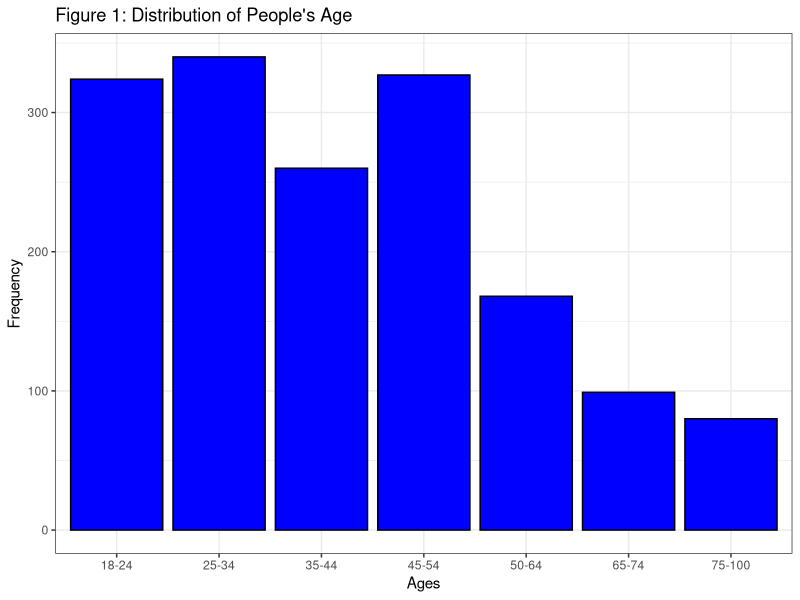
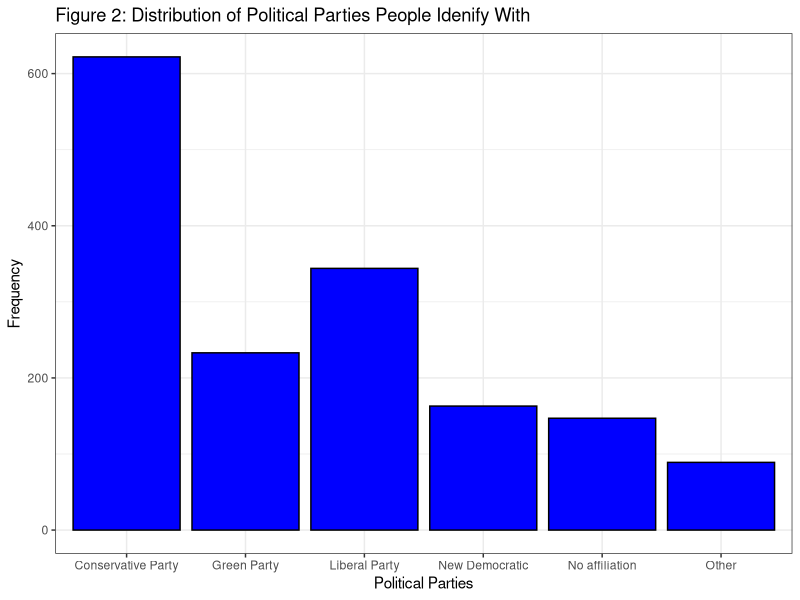
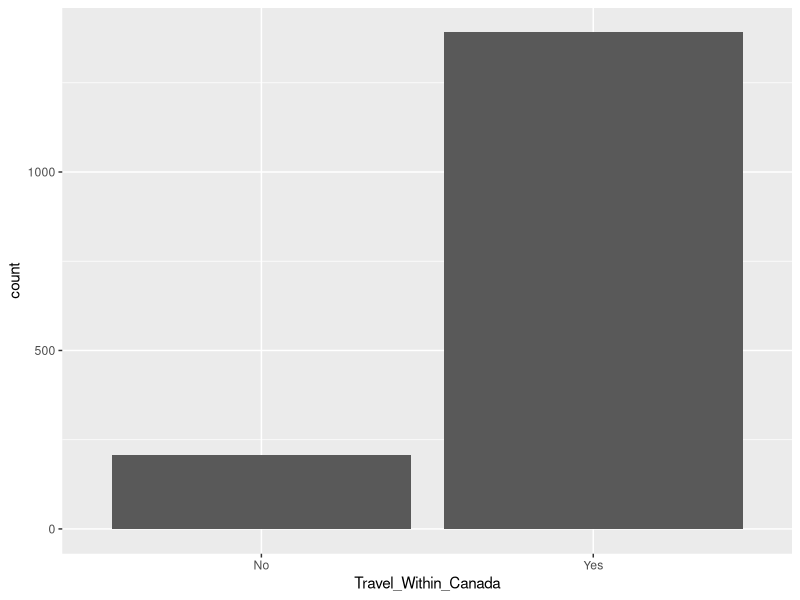
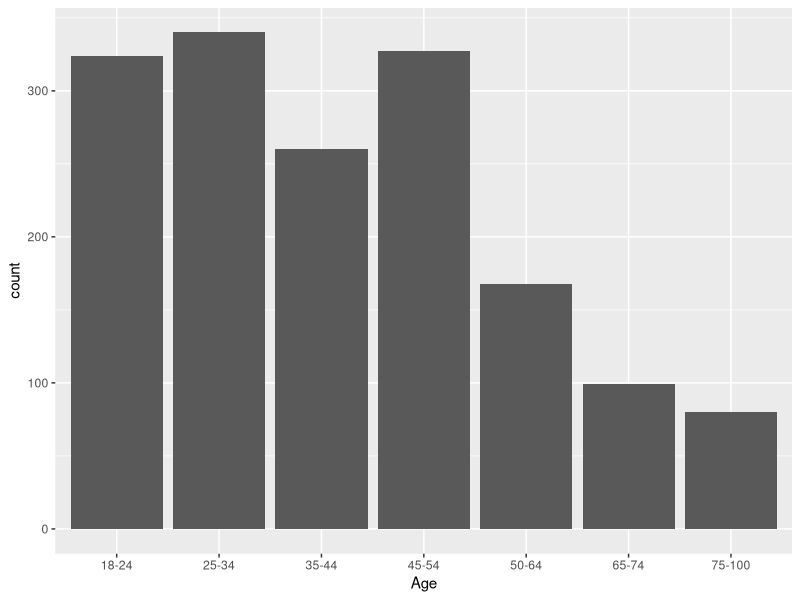

The R source for these figures, in order:
## ---- chunk 1
knitr::opts_chunk$set(echo = TRUE)
#install.packages('tidyverse')
library(tidyverse)
## ---- chunk 2
#Simulating data
#We can always change the prob to fit our report
set.seed(666)

# Number of respondents to our survey
sample_size = 1598

#What is your age?
my_data <- tibble(
  Age  = sample(x = c("18-24", "25-34", "35-44", "45-54", "50-64", "65-74", "75-100"), size = sample_size, replace = TRUE, prob = c(0.2, 0.225, 0.15, 0.20, .105, 0.07, 0.05)),
  
#Are you a member of a vulnerable population?
  Vulnerable_Population = sample(x = c("Yes", "No", "Not sure"), size = sample_size, replace = TRUE, prob = c(0.2, 0.7, 0.1)),
  
  #Do you live in one of the following administrative/metropolitan regions
  Living = sample(x = c("Yes", "No"),  size = sample_size, replace = TRUE, prob = c(0.8, 0.2)),
  
  Political_Party = sample(x = c("Conservative Party",
                                 "Liberal Party",
                                 "New Democratic",
                                 "Green Party",
                                 "No affiliation", "Other"),
                           size = sample_size, replace = TRUE, 
                           prob = c(0.4, 0.20, 0.105, 0.15, 0.1, 0.05)),

  Primary_Source = sample(x = c("Social Media", "Television", "Newspapers", "Personal Research on the Internet", "Family and Friends", "Other"), size = sample_size, replace = TRUE, prob = c(0.3, 0.15, 0.2, 0.05, 0.25, 0.05)),

  Trustworthy_Source = sample(x = c("Social Media", "Television", "Newspapers", "Personal Research on the Internet", "Family and Friends", "Other"), size = sample_size, replace = TRUE, prob = c(0.3, 0.15, 0.2, 0.05, 0.25, 0.05)),
  
  Knowledgeable = sample(c(1:5), size = sample_size, replace = TRUE, prob = c(0.25, 0.15, 0.1, 0.2, 0.3)),
  
  Trust_Conservative_Party = sample(x = c("Yes", "No", "Maybe"), size = sample_size, replace = TRUE, prob = c(0.6, 0.3, 0.1)),
  
  Trust_Doug_Ford = sample(x = c("Yes", "No", "Maybe"), size = sample_size, replace = TRUE, prob = c(0.5, 0.4, 0.1)),
  
  Mask_Frequency = sample(x = c("Always", "Most of the time", "Sometimes", "Rarely", "Never"), size = sample_size, replace = TRUE, prob = c(0.25, 0.3, 0.2, 0.15, 0.1)),
  
  Social_Bubble = sample(x = c("Yes", "No"), size = sample_size, replace = TRUE, prob = c(0.7066, 0.2934)),
  
  Follow_Regulation = sample(x = c("Yes, I follow all store requirements",
                                   "Mostly",
                                   "Only ones I think will be enforced",
                                   "None"),
                             size = sample_size, replace = TRUE, 
                           prob = c(0.25, 0.25, 0.25, 0.25)),
  
  Visit_non_essentials = rpois(sample_size, 3),
  
  Travel_Within_Canada = sample(x = c("Yes", "No"), size = sample_size, replace = TRUE, prob = c(0.8674, 0.1326)), 
  
  Travel_Out_Of_Canada = sample(x = c("Yes", "No"), size = sample_size, replace = TRUE, prob = c(0.98743, 0.01257))
)
## ---- chunk 3
#Graphs

my_data %>% 
  ggplot(aes(x = Age)) +
  geom_bar(colour ="black",
           fill = "blue") +
  labs(x = "Ages",
       y = "Frequency",
       title = "Figure 1: Distribution of People's Age") +
  theme_bw()

my_data %>% 
  ggplot(aes(x = Political_Party)) +
  geom_bar(colour ="black",
           fill = "blue") +
  labs(x = "Political Parties",
       y = "Frequency",
       title = "Figure 2: Distribution of Political Parties People Idenify With") +
  theme_bw()

my_data %>% 
  ggplot(aes(x = Travel_Within_Canada)) +
  geom_bar()

my_data %>% 
  ggplot(aes(x=Age))+
  geom_bar()
